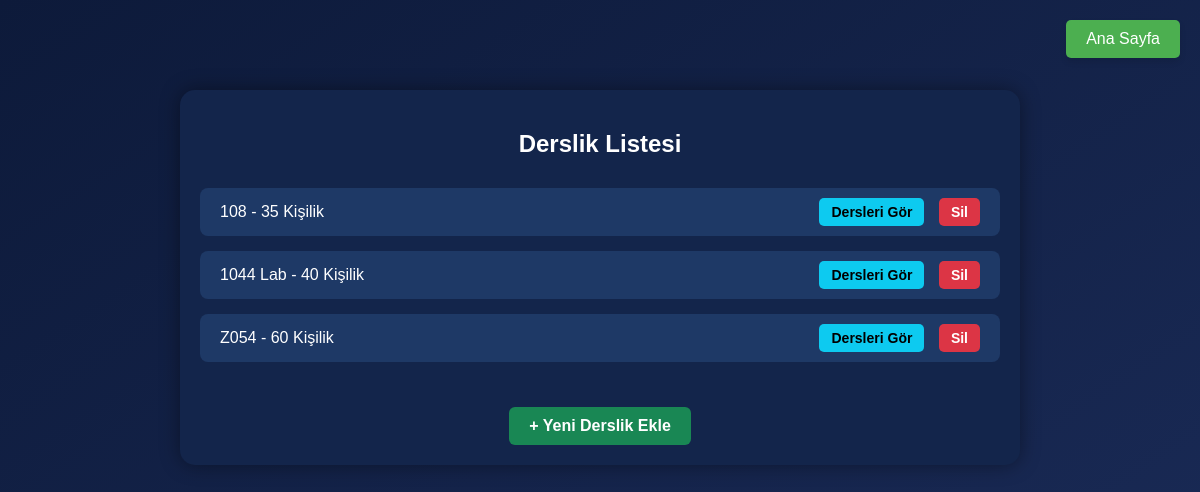
The page /uni/derslik/listesi/ (signed in) on the database as committed earlier.
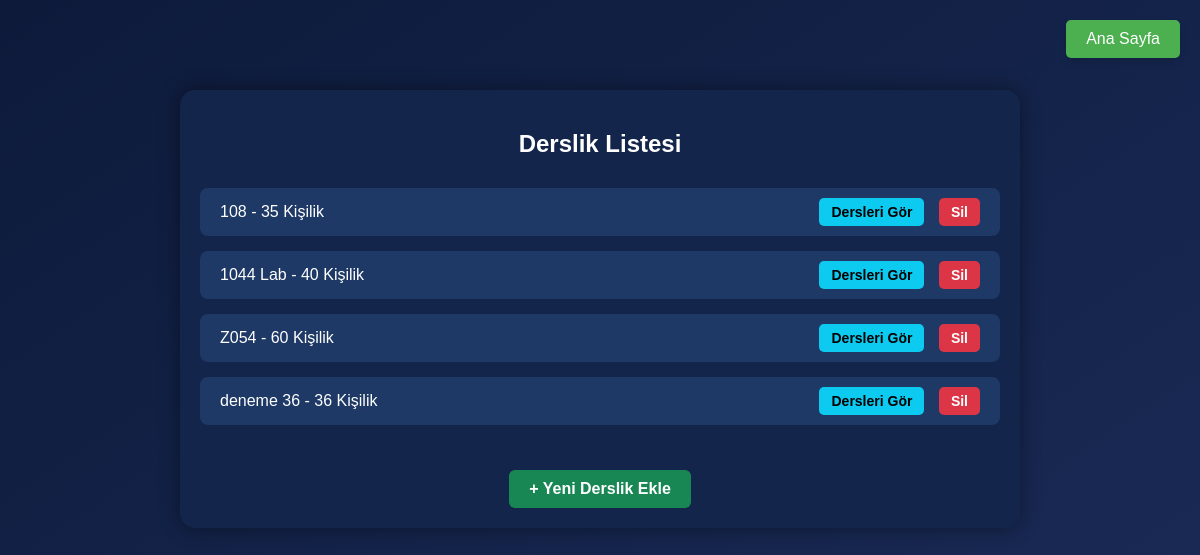
The same page on the database as committed later.
### uni/models.py (models this page shows, shortened)
class Derslik(models.Model):
    ad = models.CharField(max_length=50, unique=True)
    kapasite = models.IntegerField()

### uni/views.py (the view)
# urls.py: path('derslik/listesi/', derslik_listesi, name='derslik_listesi'),
@login_required
def derslik_listesi(request):
    derslikler = Derslik.objects.all()
    return render(request, 'derslik_listesi.html', {'derslikler': derslikler})

### uni/templates/derslik_listesi.html (shortened to what this page needs)
{% extends "base.html" %}
{% block content %}
<div class="list-container">
    <h2>Derslik Listesi</h2>
    <a href="{% url 'home' %}" class="btn-home">Ana Sayfa</a>
    {% if derslikler %}
        {% for derslik in derslikler %}
            <div class="derslik-item">
                <div class="derslik-info">
                    {{ derslik.ad }} - {{ derslik.kapasite }} Kişilik
                </div>
                <div class="action-buttons">
                    <a href="{% url 'derslik_detay' derslik.id %}" class="btn-view">Dersleri Gör</a>
                    <a href="{% url 'derslik_sil' derslik.id %}" class="btn-delete">Sil</a>
                </div>
            </div>
        {% endfor %}
    {% else %}
        <p class="no-data">Henüz derslik eklenmedi.</p>
    {% endif %}
    <div class="text-center">
        <a href="{% url 'derslik_ekle' %}" class="btn-add">+ Yeni Derslik Ekle</a>
    </div>
</div>
{% endblock %}

Rows that differ between the two databases and show on the page:
added Derslik: ad "deneme 36", kapasite "36"
